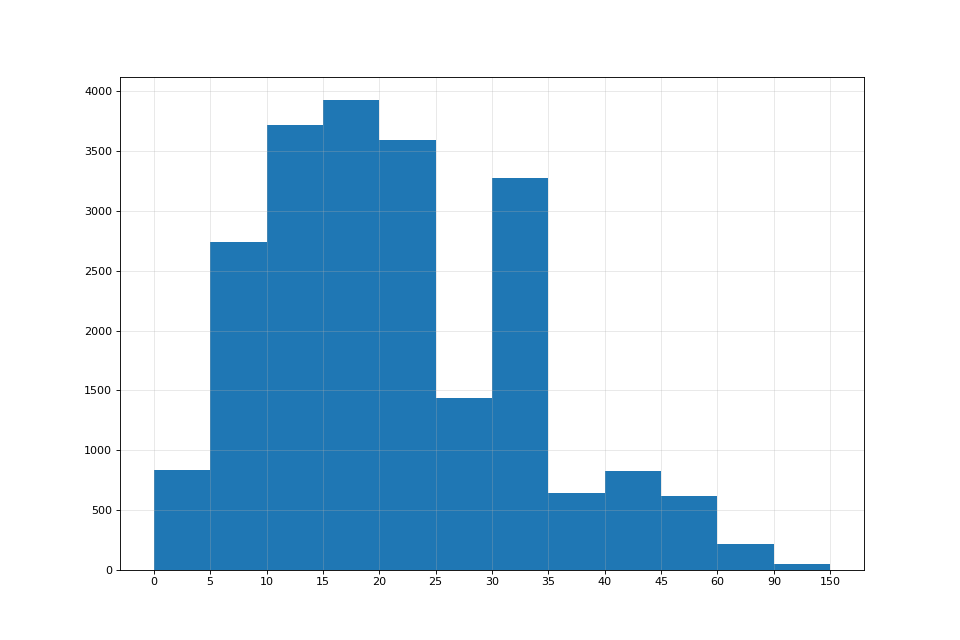

Generate this figure with Python:
from matplotlib import pyplot as plt
plt.figure(figsize=(12, 8), dpi=80)

interval = [0,5,10,15,20,25,30,35,40,45,60,90]
width = [5,5,5,5,5,5,5,5,5,15,30,60]
quantity = [836,2737,3723,3926,3596,1438,3273,642,824,613,215,47]

plt.bar(range(len(quantity)), quantity, width = 1)
plt.xticks([i - 0.5 for i in range(13)], interval + [150])
plt.grid(alpha = 0.3)
plt.savefig("data_analysis_project/learning/matplotlib/05_analysis.png")
plt.show()